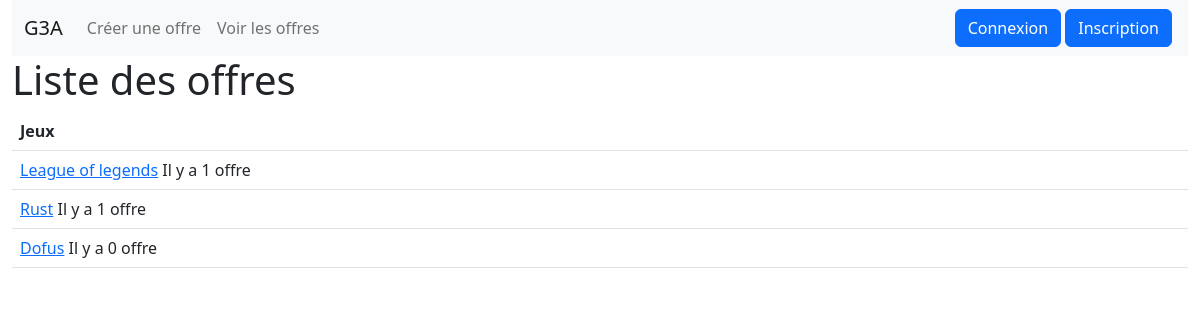
/Site/index.php, run on the app's committed database.
### tables this page shows
CREATE TABLE `jeu` (
  `id_jeu` int NOT NULL,
  `nom_jeu` varchar(255) NOT NULL
);

### Site/index.php (the view, shortened to what this page needs)
<?php
require_once('header.php');
require_once('navbar.php');
?>
    <h1>Liste des offres</h1>
    <table class="table">
        <thead>
        <tr>
            <th>Jeux</th>
        </tr>
        </thead>
        <tbody>
        <?php
        $jeuxObj = $bdd->query("SELECT id_jeu,nom_jeu FROM jeu");
        $jeux = $jeuxObj->fetchAll();
        foreach($jeux as $jeu){
            $nombresObj = $bdd->prepare("SELECT COUNT(*) as nombre_annonce FROM annonce WHERE id_jeu = ?");
            $nombresObj-> execute([$jeu['id_jeu']]);
            $nombres = $nombresObj->fetch();
            ?>
            <tr>
                    <td>
                        <a href="jeux_solo.php?id=<?= $jeu['id_jeu'] ?>"><?= $jeu['nom_jeu'] ?></a>
                        <span>
                            Il y a
                            <?= $nombres["nombre_annonce"]?>
                            <?php
                            if($nombres["nombre_annonce"]==1 || $nombres["nombre_annonce"]==0){
                                ?>
                                offre
                                <?php
                            }
                            else{
                                ?>
                                offres
                                <?php
                            }
                            ?>
                        </span>
                </td>
            </tr>
            <?php
        }
        ?>
        </tbody>
    </table>
<?php
require_once('footer.php');
?>

### data on the page
jeu: nom_jeu "League of legends", nombre_annonce "1"
jeu: nom_jeu "Rust", nombre_annonce "1"
jeu: nom_jeu "Dofus", nombre_annonce "0"
